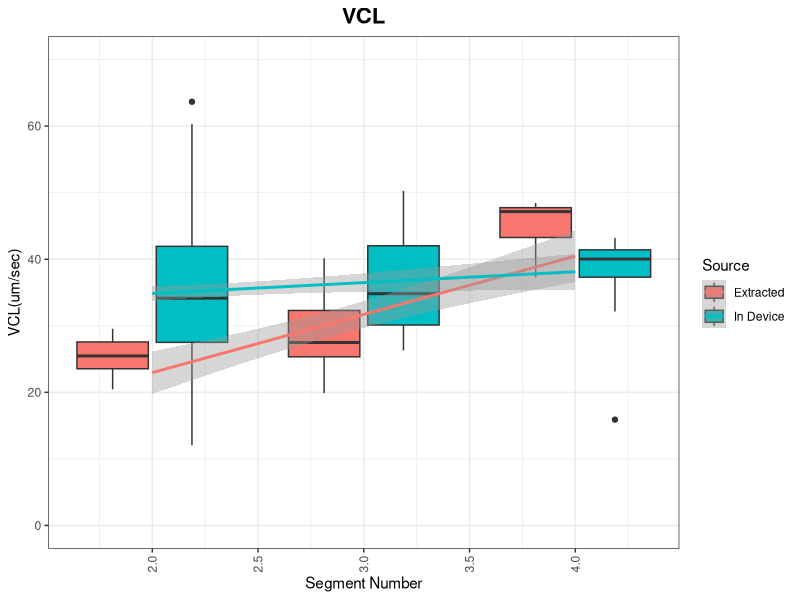
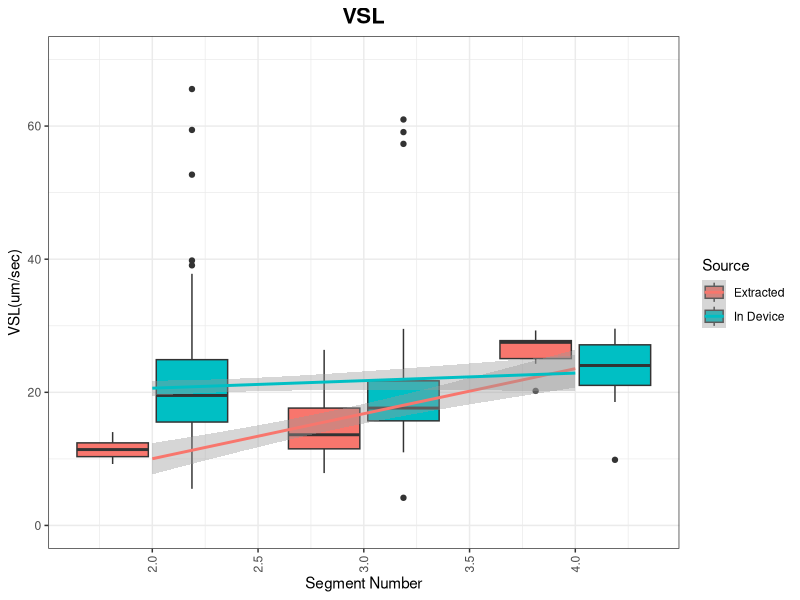
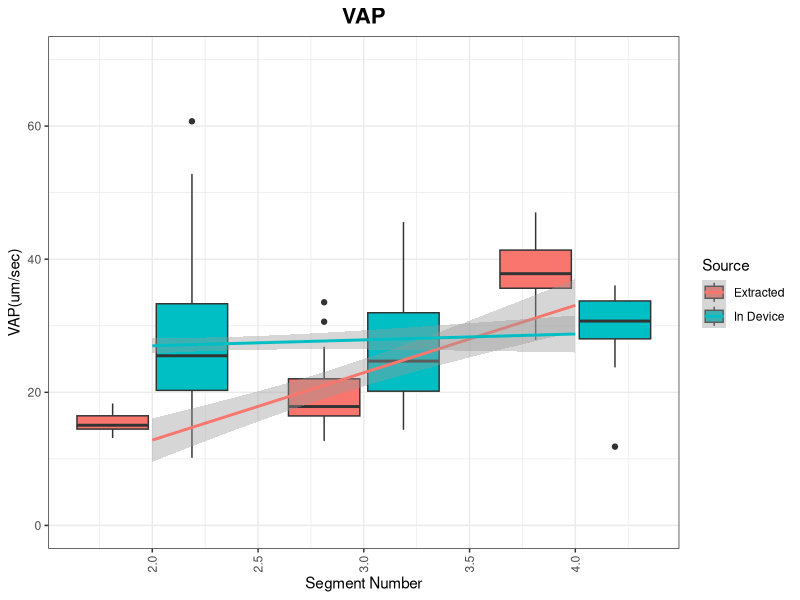
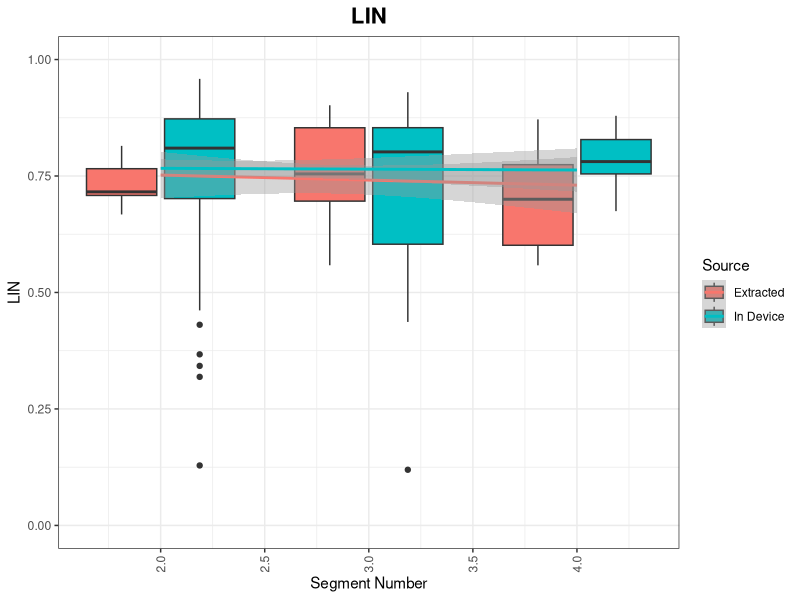
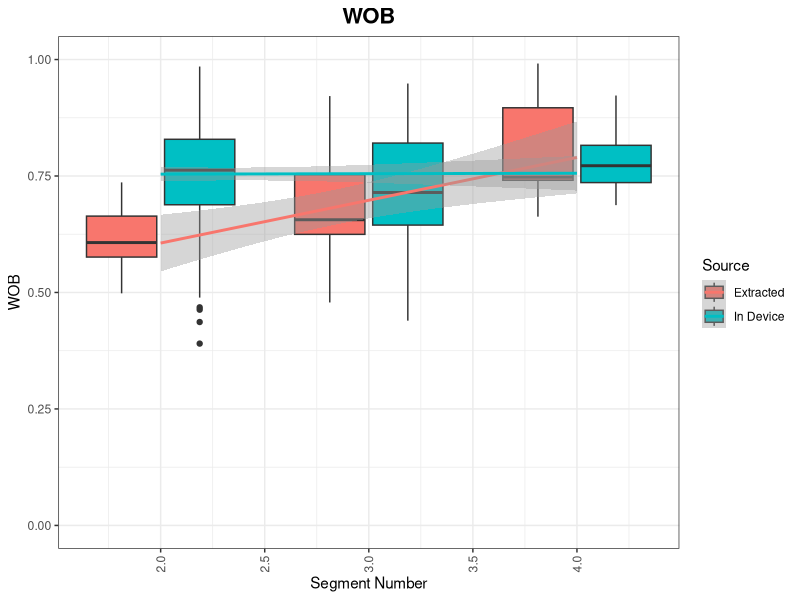

These charts were generated, in order, by the following R code:
library(ggplot2)
library(reshape2)
library(stringr)

## Reading Data into Workspace ##
data = read.table ('casa_paths_extracted.txt', sep = ' ') 
colnames (data) = c('name', 'empty' , 'VCL', 'VAP', 'VSL', 'LIN', 'WOB', 'PROG', 'BCF','segment') # Adds titles to columns
data$spermid = 1:nrow(data) # adds sperm ID to the table based on position number.
scale = 2.0
## Generating VCL Plots
mdata = melt(data, id.vars = c("name", "spermid", "segment"))
detailed = data
detailed$extracted = sapply(detailed$segment, function(x){return(str_extract(x, "[a-zA-Z]+"))})
detailed$segnum = sapply(detailed$segment, function(x){as.numeric(str_extract(x, "[0-9]+"))})
mdetailed = melt(detailed, id.vars = c("name", "segment", "spermid", "extracted", "segnum"))

mdetailed$prettyextracted = sapply(mdetailed$extracted, function(x) {
  if (x == "e") {
      return("Extracted")
  }
  if (x == "s") {
    return("In Device")
  }
  return(x)
})

g = ggplot(data = mdetailed[mdetailed$variable == "VCL" & mdetailed$segnum > 1.5 & mdetailed$extracted != "waste" & mdetailed$extracted != "ewaste" & mdetailed$extracted != "pure", ], aes(x=segnum, y=value)) + 
  geom_boxplot(aes(fill = prettyextracted, linetype = factor(segnum))) +
  scale_linetype_manual(values = c("solid", "solid", "solid", "solid", "solid", "solid"), guide="none") +
  theme_bw() +
  geom_smooth(method = "lm", aes(color = prettyextracted)) +
  theme(axis.text.x = element_text(angle = 90, vjust = 0.5, hjust = 1),plot.title=element_text(size = 16, face = "bold", hjust = 0.5)) +
  scale_x_continuous(name = "Segment Number") +
  scale_y_continuous(name = "VCL(um/sec)",limits=c(0,70))+
  guides(fill=guide_legend(title="Source"),color=guide_legend(title="Source"))+
  ggtitle("VCL") 
 

pdf("VCL.pdf", height = 3 * scale, width = 4 * scale)
print(g)
dev.off()

## Generating VSL Plots

g = ggplot(data = mdetailed[mdetailed$variable == "VSL" & mdetailed$segnum > 1.5 & mdetailed$extracted != "waste" & mdetailed$extracted != "ewaste" & mdetailed$extracted != "pure", ], aes(x=segnum, y=value)) + 
  geom_boxplot(aes(fill = prettyextracted, linetype = factor(segnum))) +
  scale_linetype_manual(values = c("solid", "solid", "solid", "solid", "solid", "solid"), guide="none") +
  theme_bw() +
  geom_smooth(method = "lm", aes(color = prettyextracted)) +
  theme(axis.text.x = element_text(angle = 90, vjust = 0.5, hjust = 1),plot.title=element_text(size = 16, face = "bold", hjust = 0.5)) +
  scale_x_continuous(name = "Segment Number") +
  scale_y_continuous(name = "VSL(um/sec)",limits=c(0,70))+
  guides(fill=guide_legend(title="Source"),color=guide_legend(title="Source"))+
  ggtitle("VSL") 

scale = 2.0
pdf("VSL.pdf", height = 3 * scale, width = 4 * scale)
print(g)
dev.off()

## Generating VAP Plots

g = ggplot(data = mdetailed[mdetailed$variable == "VAP" & mdetailed$segnum > 1.5 & mdetailed$extracted != "waste" & mdetailed$extracted != "ewaste" & mdetailed$extracted != "pure", ], aes(x=segnum, y=value)) + 
  geom_boxplot(aes(fill = prettyextracted, linetype = factor(segnum))) +
  scale_linetype_manual(values = c("solid", "solid", "solid", "solid", "solid", "solid"), guide="none") +
  theme_bw() +
  geom_smooth(method = "lm", aes(color = prettyextracted)) +
  theme(axis.text.x = element_text(angle = 90, vjust = 0.5, hjust = 1),plot.title=element_text(size = 16, face = "bold", hjust = 0.5)) +
  scale_x_continuous(name = "Segment Number") +
  scale_y_continuous(name = "VAP(um/sec)",limits=c(0,70))+
  guides(fill=guide_legend(title="Source"),color=guide_legend(title="Source"))+
  ggtitle("VAP") 


pdf("VAP.pdf", height = 3 * scale, width = 4 * scale)
print(g)
dev.off()

## Generating LIN plots
g = ggplot(data = mdetailed[mdetailed$variable == "LIN" & mdetailed$segnum > 1.5 & mdetailed$extracted != "waste" & mdetailed$extracted != "ewaste" & mdetailed$extracted != "pure", ], aes(x=segnum, y=value)) + 
  geom_boxplot(aes(fill = prettyextracted, linetype = factor(segnum))) +
  scale_linetype_manual(values = c("solid", "solid", "solid", "solid", "solid", "solid"), guide="none") +
  theme_bw() +
  geom_smooth(method = "lm", aes(color = prettyextracted)) +
  theme(axis.text.x = element_text(angle = 90, vjust = 0.5, hjust = 1),plot.title=element_text(size = 16, face = "bold", hjust = 0.5)) +
  scale_x_continuous(name = "Segment Number") +
  scale_y_continuous(name = "LIN",limits=c(0,1))+
  guides(fill=guide_legend(title="Source"),color=guide_legend(title="Source"))+
  ggtitle("LIN") 


pdf("LIN.pdf", height = 3 * scale, width = 4 * scale)
print(g)
dev.off()

## Generating WOB plots
g = ggplot(data = mdetailed[mdetailed$variable == "WOB" & mdetailed$segnum > 1.5 & mdetailed$extracted != "waste" & mdetailed$extracted != "ewaste" & mdetailed$extracted != "pure", ], aes(x=segnum, y=value)) + 
  geom_boxplot(aes(fill = prettyextracted, linetype = factor(segnum))) +
  scale_linetype_manual(values = c("solid", "solid", "solid", "solid", "solid", "solid"), guide="none") +
  theme_bw() +
  geom_smooth(method = "lm", aes(color = prettyextracted)) +
  theme(axis.text.x = element_text(angle = 90, vjust = 0.5, hjust = 1),plot.title=element_text(size = 16, face = "bold", hjust = 0.5)) +
  scale_x_continuous(name = "Segment Number") +
  scale_y_continuous(name = "WOB",limits=c(0,1))+
  guides(fill=guide_legend(title="Source"),color=guide_legend(title="Source"))+
  ggtitle("WOB") 


pdf("WOB.pdf", height = 3 * scale, width = 4 * scale)
print(g)
dev.off()
  
  


